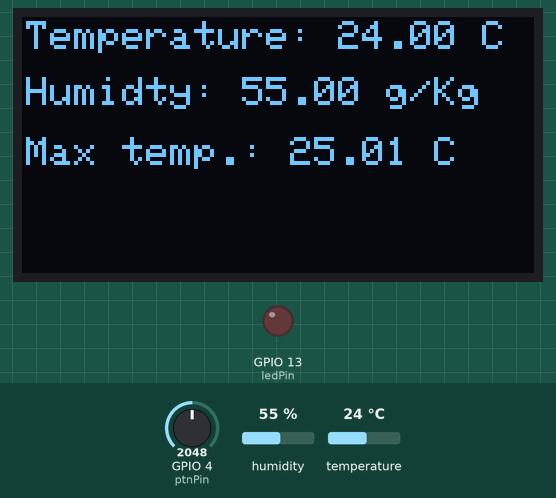
Simulated run of this sketch. Board: ESP32. On the bench: 128×64 one-colour display, output pins drawn as LEDs (lit = HIGH). The inputs (shaded band) are chosen by the test bench; at power-on: temperature 24 °C, GPIO 4 (ptnPin) = 2048, humidity 55 % (analog values on the 0–4095 scale). What the sketch prints to the serial monitor is not drawn.

Above: at 1.2 s.
1.3 s: temperature set to 25.4 °C
At 3.2 s:
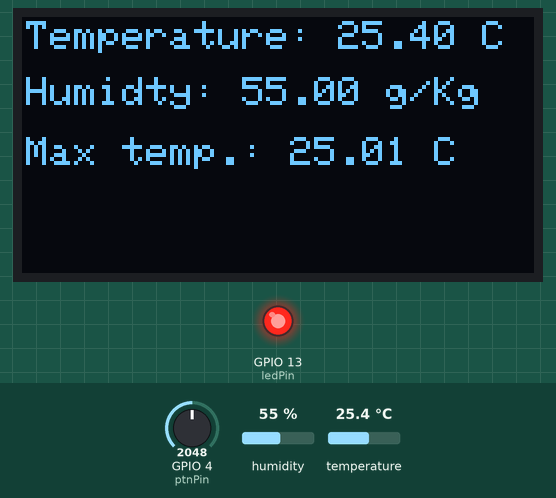
3.5 s: GPIO 4 (ptnPin) set to 2116
At 4.6 s:
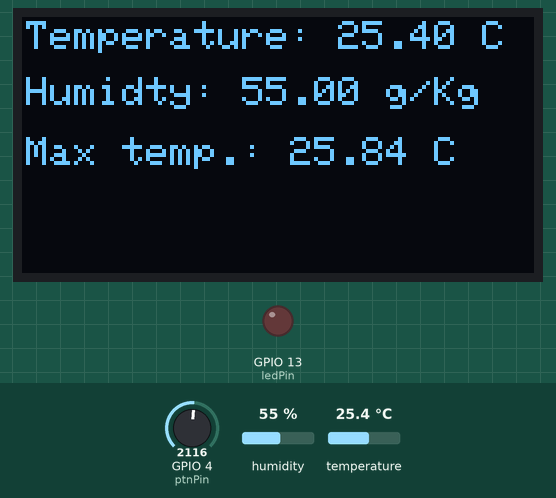
5.0 s: humidity set to 22 %
At 6.8 s:
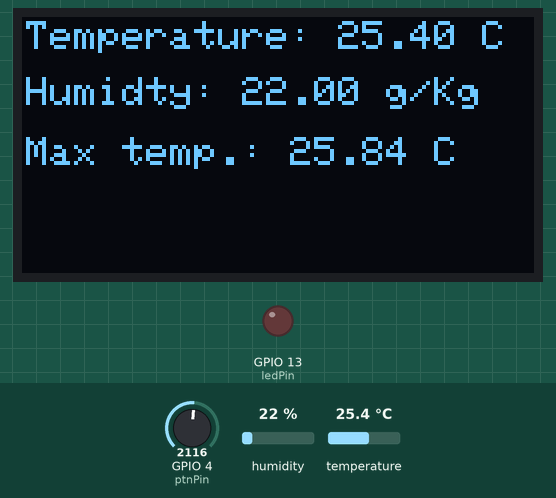
7.6 s: GPIO 4 (ptnPin) set to 2047
At 8.5 s:
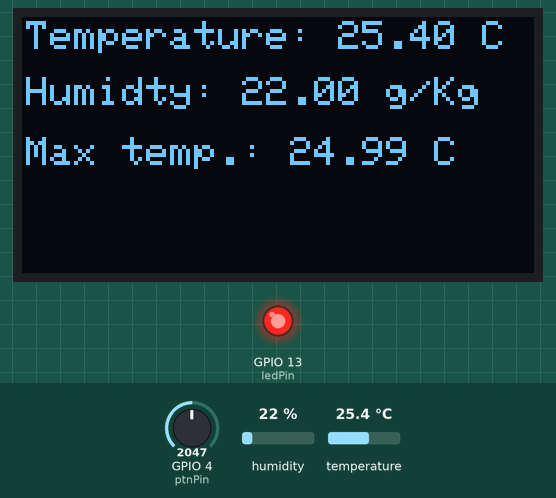
9.1 s: humidity set to 40 %
At 11.3 s:
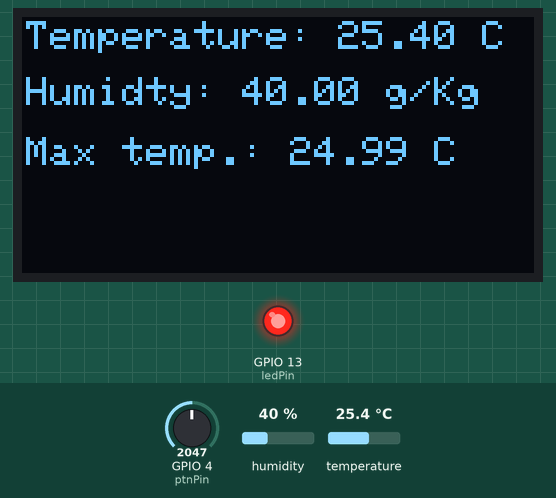
11.6 s: GPIO 4 (ptnPin) set to 1228
At 11.9 s:
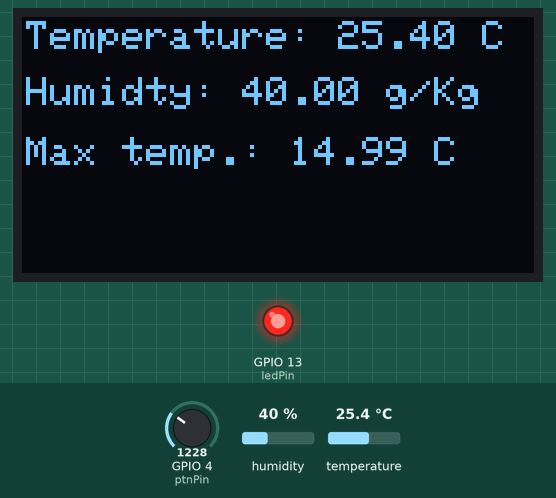
Timing chart, 0 to 14.1 s (numbered marks = the images above; inputs shaded):
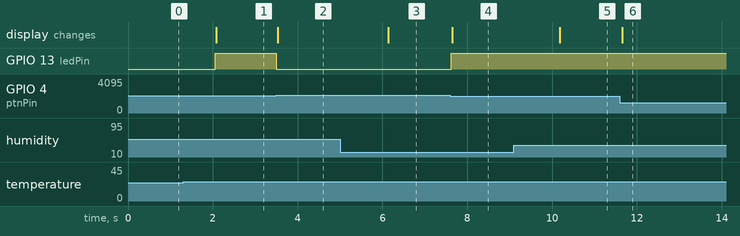

Measured:
- the behaviour switches between 25 and 25.1 °C on temperature (found by bisection; images 0 and 1)
- the behaviour switches between 2080 and 2081 on GPIO 4 (ptnPin) (found by bisection; images 1 and 2)
- after the input at 1.3 s, GPIO 13 (ledPin): LOW → HIGH after 0.76 s; the display: changes after 0.78 s (image 1)
- after the input at 3.5 s, GPIO 13 (ledPin): HIGH → LOW at once; the display: changes at once (image 2)
- after the input at 5.0 s, the display: changes after 1.1 s (image 3)
- after the input at 7.6 s, GPIO 13 (ledPin): LOW → HIGH at once; the display: changes after 0.05 s (image 4)
- after the input at 9.1 s, the display: changes after 1.1 s (image 5)
- after the input at 11.6 s, the display: changes after 0.06 s (image 6)

The sketch:

sketch.ino
```cpp
#include <DHT.h>
#include <DHT_U.h>
#include <Adafruit_GFX.h>
#include <Adafruit_SSD1306.h>
#include <Wire.h>

const int ledPin = 13;
const int dhtPin = 14;
const int dhtType = 22;
const int ptnPin = 4;

const int ssdSCSLPin = 22;
const int ssdSDAPin = 21;
const int displayWidth = 128;
const int displayHeight = 64;
const int displayAddr = 0x3C;
const int yOffset = 15;

const float maxTemp = 50.0;

const float maxRes = 65520.0; // 2^16 adc resolution bits

byte ledState = LOW;

DHT dht(dhtPin, dhtType);

Adafruit_SSD1306 display(displayWidth, displayHeight, &Wire, -1);

void setup() {
  Serial.begin(115200);
  Serial.println("Hello, ESP32!");

  if(!display.begin(SSD1306_SWITCHCAPVCC, displayAddr)) {
    Serial.println("Failed to initialize display!");
    for(;;);
  }

  pinMode(ledPin, OUTPUT);
  digitalWrite(ledPin, LOW);

  analogReadResolution(16);

  dht.begin();
}

void writeToDisplay(float temp, float hum, float threshold ) {
  // Reset display
  display.clearDisplay();

  // Write temp
  display.setTextSize(1);
  display.setTextColor(SSD1306_WHITE);
  display.setCursor(1,1);
  display.print(F("Temperature: "));
  display.print(temp);
  display.print(F(" C"));

  // Write humidity
  display.setTextSize(1);
  display.setTextColor(SSD1306_WHITE);
  display.setCursor(1, yOffset);
  display.print(F("Humidty: "));
  display.print(hum);
  display.print(F(" g/Kg"));

  // Write threshold
  display.setTextSize(1);
  display.setTextColor(SSD1306_WHITE);
  display.setCursor(1, yOffset * 2);
  display.print(F("Max temp.: "));
  display.print(threshold);
  display.print(F(" C"));

  // Sends buffer to display controller
  display.display();
}

float readPotentiometer() {
  int rawValue = analogRead(ptnPin);

  return rawValue * (maxTemp/maxRes);
}

void loop() {
  float threshold = readPotentiometer();
  float temp = dht.readTemperature();
  float hum = dht.readHumidity();

  if (temp > threshold) {
    if(!ledState) {
      ledState = !ledState;
      digitalWrite(ledPin, ledState);
    }
  } else {
    if(ledState) {
      ledState = !ledState;
      digitalWrite(ledPin, ledState);
    }
  }

  Serial.print("Max Temp: ");
  Serial.println(threshold);
  Serial.print("Read temp: ");
  Serial.println(temp);
  Serial.print("Read hum: ");
  Serial.println(hum);

  writeToDisplay(temp, hum, threshold);

  delay(10);
}
```
